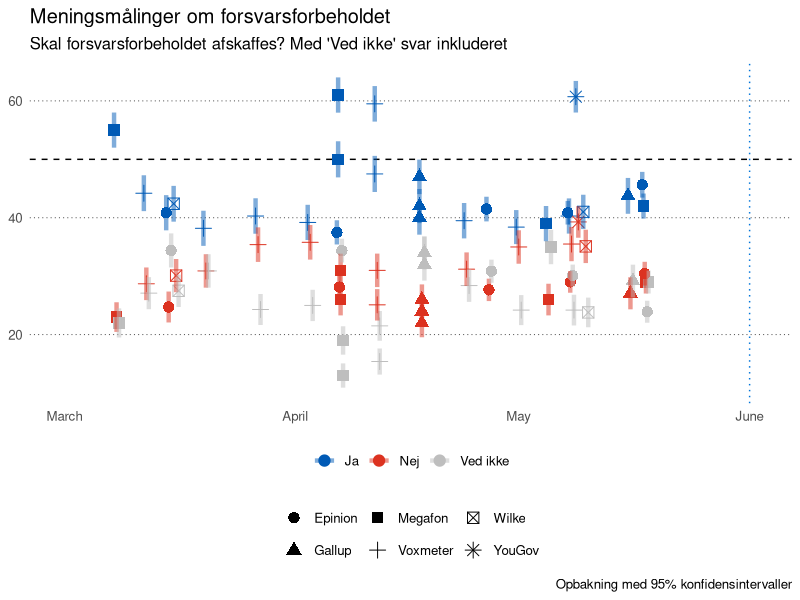
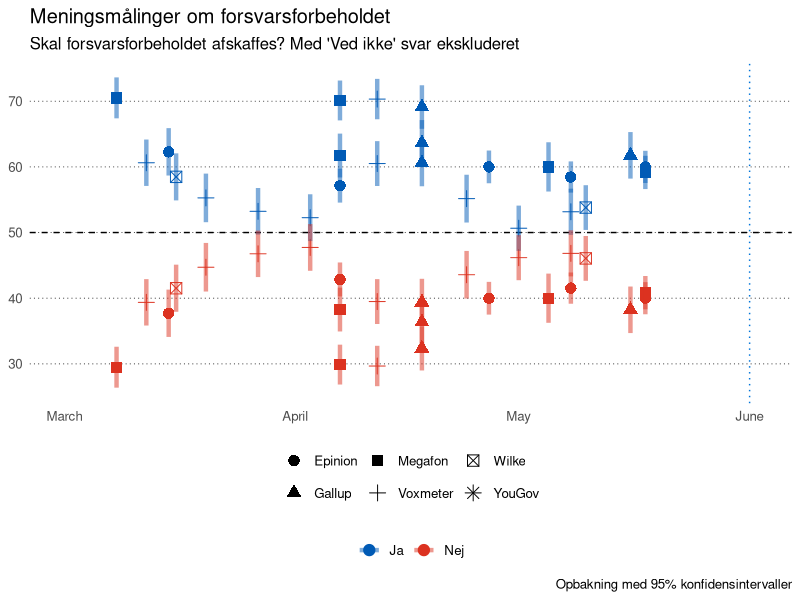
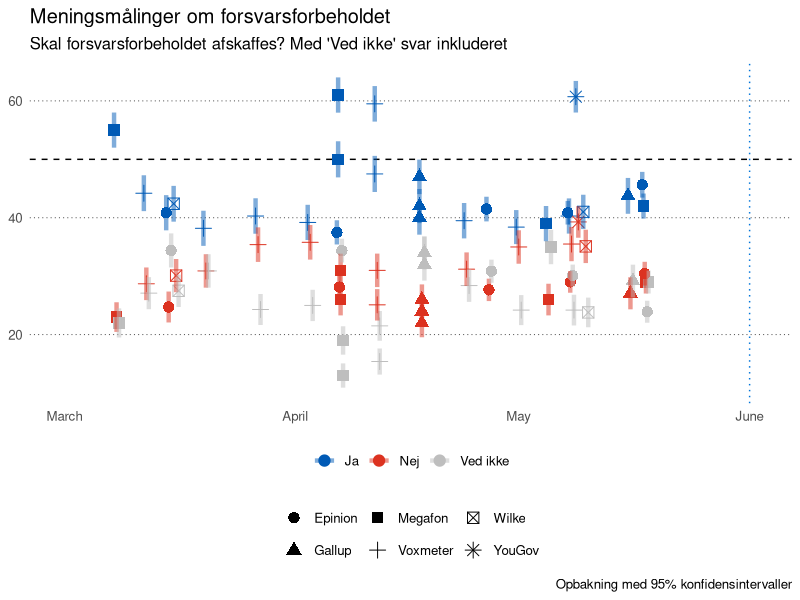
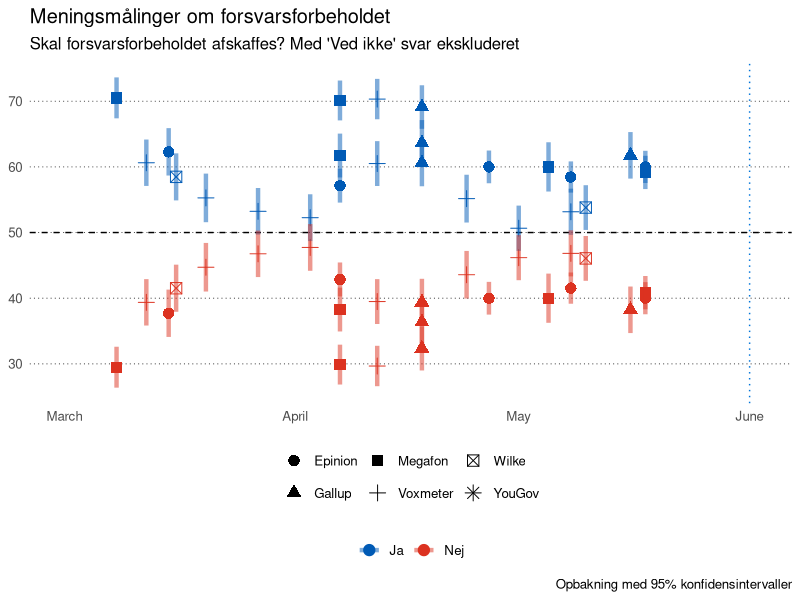

Source code (R) for these figures, in order:
library("tidyverse")

Sys.setlocale("LC_TIME", "da_DK.UTF-8")
options(OutDec= ",")

ff <- read_csv("forsvarsforbeholdet.csv")

ff |> 
  mutate(across(c("svar_ja", "svar_nej", "svar_vedikke"), ~ ifelse(!is.na(svar_andet), (.x / (100 - svar_andet))*100, .x))) |> 
  select(-svar_andet) |> 
  pivot_longer(starts_with("svar_")) |> 
  mutate(usikkerhed = 1.96 * sqrt((value * (100 - value)) / n),
         name = case_when(
           name == "svar_ja" ~ "Ja",
           name == "svar_nej" ~ "Nej",
           name == "svar_vedikke" ~ "Ved ikke"
         )) |> 
  ggplot(aes(dato_end, y = value, ymin = value - usikkerhed, ymax = value + usikkerhed,
             col = name, shape = institut)) +
  geom_hline(yintercept = 50, linetype = "dashed") +
  geom_point(position = position_dodge(width = 1), size = 3.5) +
  geom_errorbar(position = position_dodge(width = 1), width = 0, size = 1.5, alpha = 0.5) +
  geom_vline(xintercept = as.Date("2022-06-01"), linetype = "dotted", col = "#0074D9") +
  scale_x_date(limits = c(as.Date("2022-03-01"), as.Date("2022-06-02")),
               date_breaks = "1 month", 
               labels = scales::date_format("%B")) +
  theme_minimal(base_size = 12) %+replace% 
  theme(panel.grid.major.x = element_blank(), 
        panel.grid.minor.x = element_blank(), 
        panel.grid.major.y = element_line(colour = "grey20", size = 0.3, linetype="dotted"),
        panel.grid.minor.y = element_blank(),
        axis.ticks.y = element_blank(),
        legend.position = "bottom",
        legend.box="vertical") +
  labs(y = NULL,
       x = NULL,
       shape = NULL, 
       col = NULL,
       title = "Meningsmålinger om forsvarsforbeholdet",
       subtitle = "Skal forsvarsforbeholdet afskaffes? Med 'Ved ikke' svar inkluderet",
       caption = "Opbakning med 95% konfidensintervaller") +
  scale_colour_manual(values = c("#005AB5", "#DC3220", "gray"))

ggsave("forsvarsforbeholdet_vedikke.png", width = 7, height = 7, dpi = 400)

ff |> 
  mutate(n = n - n * (svar_vedikke / 100)) |> 
  mutate(across(c("svar_ja", "svar_nej"), ~ ifelse(!is.na(svar_andet), (.x / (100 - svar_andet - svar_vedikke))*100, 
                                                   (.x / (100 - svar_vedikke))*100))) |> 
  select(-svar_andet, -svar_vedikke) |> 
  pivot_longer(starts_with("svar_")) |> 
  mutate(usikkerhed = 1.96 * sqrt((value * (100 - value)) / n),
         name = case_when(
           name == "svar_ja" ~ "Ja",
           name == "svar_nej" ~ "Nej"
         )) |> 
  ggplot(aes(dato_end, y = value, ymin = value - usikkerhed, ymax = value + usikkerhed,
             col = name, shape = institut)) +
  geom_hline(yintercept = 50, linetype = "dashed") +
  geom_point(size = 3.5) +
  geom_errorbar(width = 0, size = 1.5, alpha = 0.5) +
  geom_vline(xintercept = as.Date("2022-06-01"), linetype = "dotted", col = "#0074D9") +
  scale_x_date(limits = c(as.Date("2022-03-01"), as.Date("2022-06-02")),
               date_breaks = "1 month", 
               labels = scales::date_format("%B")) +
  theme_minimal(base_size = 12) %+replace% 
  theme(panel.grid.major.x = element_blank(), 
        panel.grid.minor.x = element_blank(), 
        panel.grid.major.y = element_line(colour = "grey20", size = 0.3, linetype="dotted"),
        panel.grid.minor.y = element_blank(),
        axis.ticks.y = element_blank(),
        legend.position = "bottom",
        legend.box="vertical") +
  labs(y = NULL,
       x = NULL,
       shape = NULL, 
       col = NULL,
       title = "Meningsmålinger om forsvarsforbeholdet",
       subtitle = "Skal forsvarsforbeholdet afskaffes? Med 'Ved ikke' svar ekskluderet",
       caption = "Opbakning med 95% konfidensintervaller") +
  scale_colour_manual(values = c("#005AB5", "#DC3220"))

ggsave("forsvarsforbeholdet_udenvedikke.png", width = 7, height = 7, dpi = 400)
